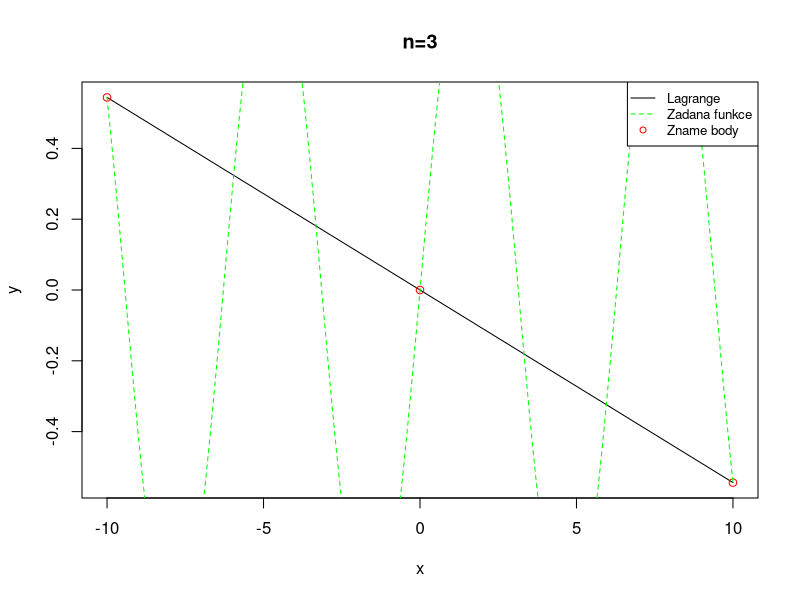
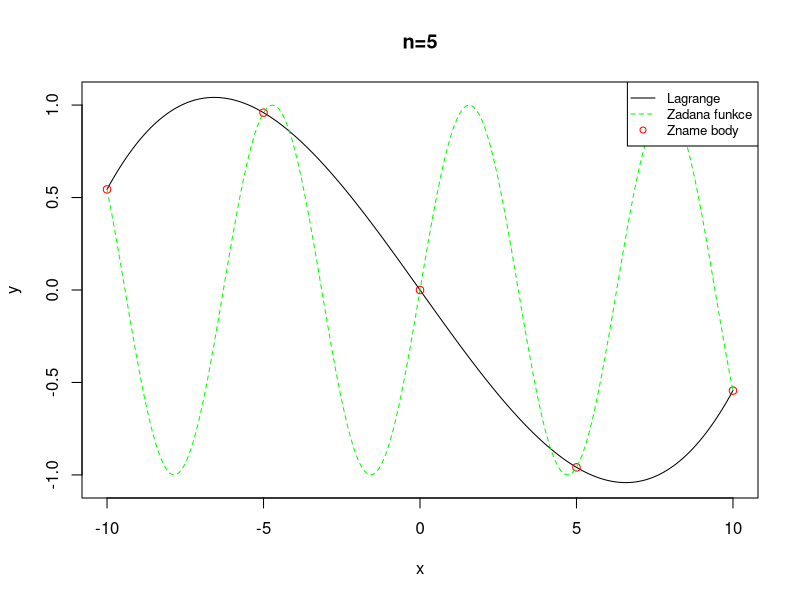
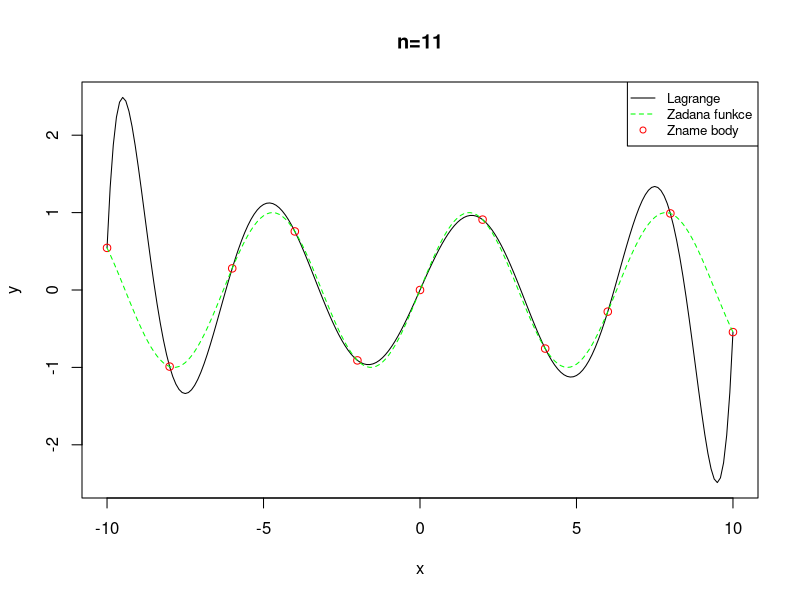
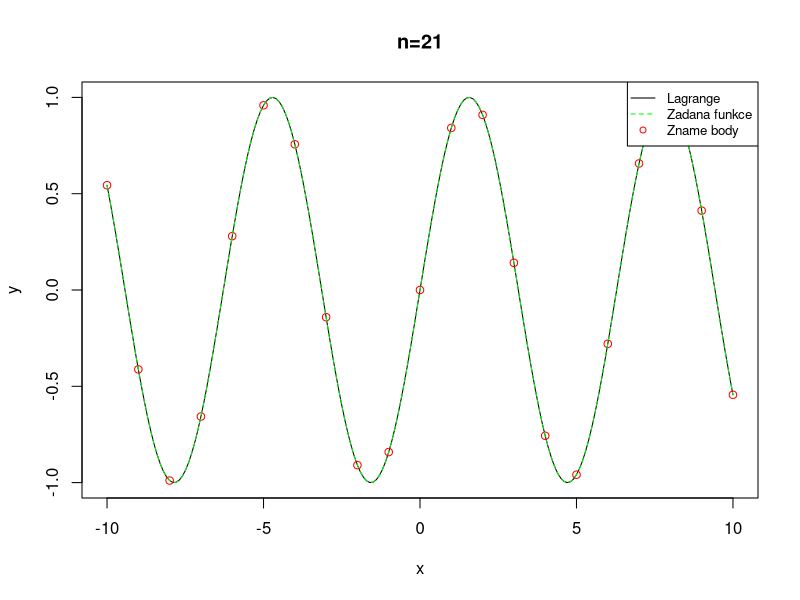

R code for these plots, in order:
## ---- chunk 1
#xs a ys jsou zname body funkce, x jsou hledane body
lagrangeInterpolation<- function(x, xs, ys){
  n <- length(xs)
  sum <- 0
  for(i in 1:n){
    pie <- 1 #pi je 1 pro vypocet dalsiho Li(x)
    for(j in 1:n){
      if(i != j){
        #vypočítáme fundamentální polynom Li(x)
        pie<- pie * (x - xs[j])/(xs[i] - xs[j])
      }
    }
    #přičte se dalsi cast Li(x)*f(xi)
    sum <- sum + ys[i] * pie  
  }
  return(sum)
}
###GRAFY
#vzorkovani dané funkce (známé body 3)
xs <- seq(-10,10,by=10) 
ys <- sin(xs)


#vzorkování lagrange
x <- seq(-10,10,by=0.1) 
y <- lagrangeInterpolation(x,xs,ys)

yreal <- sin(x)

#graf
plot(x,y,type="l", main = "n=3")  #lagrange 
points(xs,ys,col="red")   #zname body
lines(x,yreal,col="green", lty = 2)    #realna funkce

legend(x="topright",c("Lagrange","Zadana funkce","Zname body"),
       cex=.8,col=c("black","green","red"), lty=c(1,2,0), pch=c(-1,-1,1))

#vzorkovani dané funkce (známé body 5)
xs2 <- seq(-10,10,by=5) 
ys <- sin(xs2)

#vzorkování lagrange
x <- seq(-10,10,by=0.1) 
y <- lagrangeInterpolation(x,xs2,ys)

#graf
plot(x,y,type="l", main = "n=5")  #lagrange 
points(xs2,ys,col="red")   #zname body
lines(x,yreal,col="green", lty = 2)    #realna funkce

legend(x="topright",c("Lagrange","Zadana funkce","Zname body"),
       cex=.8,col=c("black","green","red"), lty=c(1,2,0), pch=c(-1,-1,1))

#vzorkovani dané funkce (známé body 11)
xs3 <- seq(-10,10,by=2) 
ys <- sin(xs3)

#vzorkování lagrange
x <- seq(-10,10,by=0.1) 
y <- lagrangeInterpolation(x,xs3,ys)

#graf
plot(x,y,type="l", main = "n=11")  #lagrange 
points(xs3,ys,col="red")   #zname body
lines(x,yreal,col="green", lty = 2)    #realna funkce

legend(x="topright",c("Lagrange","Zadana funkce","Zname body"),
       cex=.8,col=c("black","green","red"), lty=c(1,2,0), pch=c(-1,-1,1))

#vzorkovani dané funkce (známé body 21)
xs4 <- seq(-10,10,by=1) 
ys <- sin(xs4)

#vzorkování lagrange
x <- seq(-10,10,by=0.1) 
y <- lagrangeInterpolation(x,xs4,ys)

#graf
plot(x,y,type="l", main = "n=21")  #lagrange 
points(xs4,ys,col="red")   #zname body
lines(x,yreal,col="green", lty = 2)    #realna funkce

legend(x="topright",c("Lagrange","Zadana funkce","Zname body"),
       cex=.8,col=c("black","green","red"), lty=c(1,2,0), pch=c(-1,-1,1))
## ---- chunk 2
vandermonde.matrix <- function( alpha, n )
{
  # Tato funkce vrací m x n matici mocnin vektoru alfa
  #
  # alpha = m dimenze vektor
  # n = stupen polynomu
  
  if ( !is.vector( alpha ) )
    stop( "parametr alpha není vektor" )
  if ( !is.numeric( alpha ) )
    stop( "parametr n není číselný vektor" )
  m <- length( alpha )
  V <- matrix( 0, nrow=m, ncol=n )
  V[,1] <- rep( 1, m ) #prvni sloupec jsou vzdy jednicky
  j <- 2
  while ( j <= n ) {
    x <- alpha ^ ( j - 1 )   #umocnim podle toho v jakem jsem sloupci
    V[,j] <- x
    j <- j + 1     #zvetseni mocniny pro dalsi sloupec
  }
  return( V )
}
## ---- chunk 3
write_matex2 <- function(x) {
  begin <- "\\begin{bmatrix}"
  end <- "\\end{bmatrix}"
  X <-
    apply(x, 1, function(x) {
      paste(
        paste(x, collapse = "&"),
        "\\\\"
      )
    })
  paste(c(begin, X, end), collapse = "")
}

A <- c(-2,-1,0,1,2)
V <- vandermonde.matrix(A,5)
## ---- chunk 4
#xs a ys jsou zname body funkce, x jsou hledane body
lagrangeInterpolation<- function(x, xs, ys){
  n <- length(xs)
  sum <- 0
  for(i in 1:n){
    pie <- 1 #pi je 1 pro vypocet dalsiho Li(x)
    for(j in 1:n){
      if(i != j){
        #vypočítáme fundamentální polynom Li(x)
        pie<- pie * (x - xs[j])/(xs[i] - xs[j])
      }
    }
    #přičte se dalsi cast Li(x)*f(xi)
    sum <- sum + ys[i] * pie  
  }
  return(sum)
}
